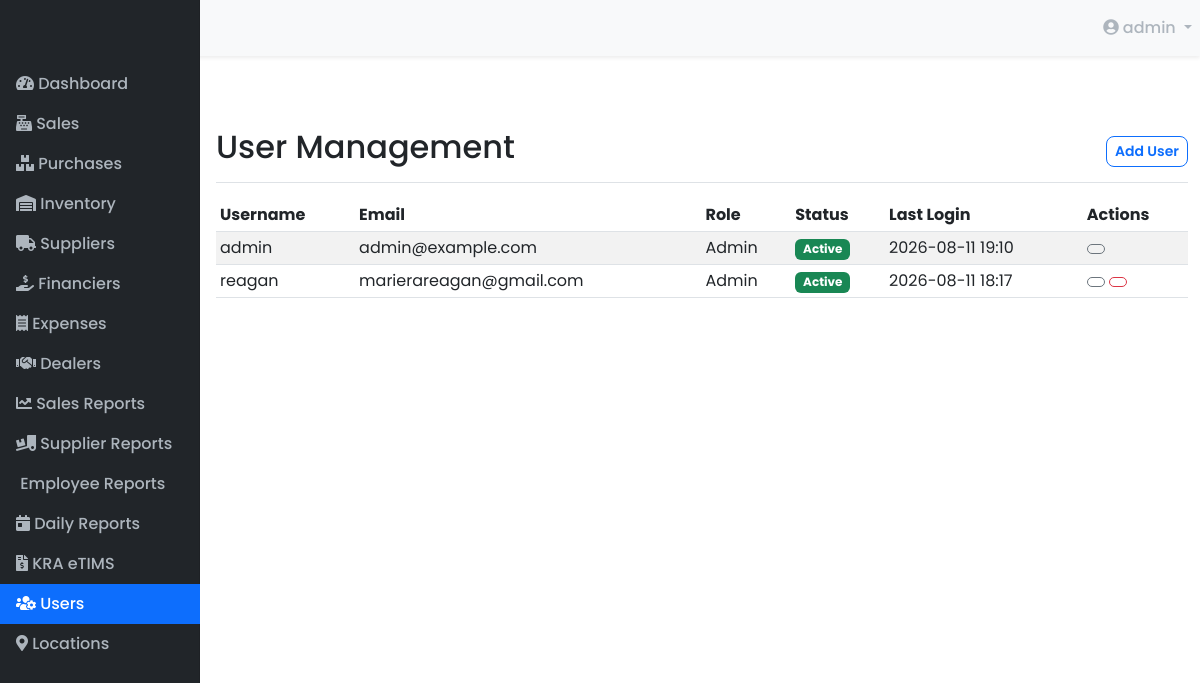
The app's page /admin/users (signed in), older data.
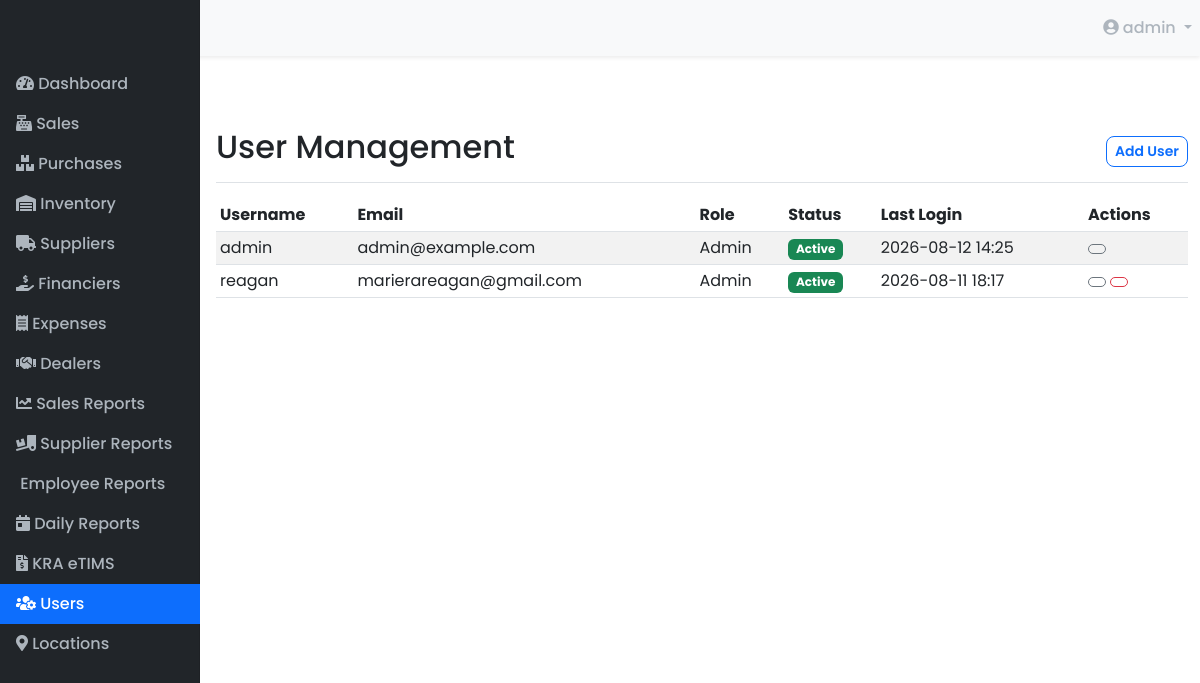
The same page, newer data.
### models.py (models this page shows, shortened)
class User(db.Model):
    __tablename__ = 'users'
    id = db.Column(db.Integer, primary_key=True)
    username = db.Column(db.String(50), unique=True, nullable=False)
    email = db.Column(db.String(100), unique=True, nullable=False)
    password_hash = db.Column(db.String(128), nullable=False)
    role = db.Column(db.String(20), default='cashier')  # cashier, manager, admin
    is_active = db.Column(db.Boolean, default=True)
    created_at = db.Column(db.DateTime, default=datetime.utcnow)
    last_login = db.Column(db.DateTime)
    location_id = db.Column(db.Integer, db.ForeignKey('locations.id'))
    location = db.relationship('Location', backref='users')

### app.py (the view)
@app.route('/admin/users')
@login_required(roles=['admin'])
def manage_users():
    users = User.query.order_by(User.username.asc()).all()
    locations = Location.query.all()
    return render_template('users.html', users=users, locations=locations)

### app.py (called while the page is built)
def login_required(roles=['cashier']):
    def decorator(f):
        from functools import wraps
        @wraps(f)
        def decorated_function(*args, **kwargs):
            if 'user_id' not in session:
                flash('You need to be logged in to access this page', 'danger')
                return redirect(url_for('login'))
            user = User.query.get(session['user_id'])
            if user is None:
                flash('User not found. Please log in again.', 'danger')
                return redirect(url_for('login'))
            if user.role not in roles and user.role != 'admin':
                flash('You do not have permission to access this page', 'danger')
                return redirect(url_for('dashboard'))
            return f(*args, **kwargs)
        return decorated_function
    return decorator

### templates/users.html (shortened to what this page needs)
{% extends "layouts/base.html" %}
{% block content %}
<div class="d-flex justify-content-between flex-wrap flex-md-nowrap align-items-center pt-3 pb-2 mb-3 border-bottom">
    <h1 class="h2">User Management</h1>
    <div class="btn-toolbar mb-2 mb-md-0">
        <button class="btn btn-sm btn-outline-primary" data-bs-toggle="modal" data-bs-target="#addUserModal">
             Add User
        </button>
    </div>
</div>
<div class="table-responsive">
    <table class="table table-striped table-sm">
        <thead>
            <tr>
                <th>Username</th>
                <th>Email</th>
                <th>Role</th>
                <th>Status</th>
                <th>Last Login</th>
                <th>Actions</th>
            </tr>
        </thead>
        <tbody>
            {% for user in users %}
            <tr>
                <td>{{ user.username }}</td>
                <td>{{ user.email }}</td>
                <td>{{ user.role|capitalize }}</td>
                <td>
                    {% if user.is_active %}
                    <span class="badge bg-success">Active</span>
                    {% else %}
                    <span class="badge bg-danger">Inactive</span>
                    {% endif %}
                </td>
                <td>
                    {% if user.last_login %}
                    {{ user.last_login.strftime('%Y-%m-%d %H:%M') }}
                    {% else %}
                    Never
                    {% endif %}
                </td>
                <td>
                    <button class="btn btn-sm btn-outline-secondary" title="Edit" data-bs-toggle="modal" data-bs-target="#editUserModal{{ user.id }}">
                    </button>
                    {% if user.id != session.user_id %}
                    <a href="{{ url_for('toggle_user_status', user_id=user.id) }}" class="btn btn-sm btn-outline-{{ 'danger' if user.is_active else 'success' }}" title="{{ 'Deactivate' if user.is_active else 'Activate' }}">
                    </a>
                    {% endif %}
                </td>
            </tr>
            {% endfor %}
        </tbody>
    </table>
</div>
{% endblock %}

### templates/layouts/base.html (shortened to what this page needs)
<!DOCTYPE html>
<html lang="en">
<head>
    <link href="https://cdn.jsdelivr.net/npm/bootstrap@5.3.0/dist/css/bootstrap.min.css" rel="stylesheet">
    <link rel="stylesheet" href="https://cdnjs.cloudflare.com/ajax/libs/font-awesome/5.15.4/css/all.min.css"/>
    <link rel="stylesheet" href="{{ url_for('static', filename='css/new_styles.css') }}">
</head>
<body>
    {% include 'partials/_navbar.html' %}
    <div class="container-fluid">
        <div class="row">
            {% if session.user_id %}
            <nav id="sidebarMenu" class="col-md-3 col-lg-2 d-md-block bg-dark sidebar collapse">
                <div class="position-sticky pt-3">
                    <ul class="nav flex-column">
                        <li class="nav-item">
                            <a class="nav-link {% if request.endpoint == 'dashboard' %}active{% endif %}" href="{{ url_for('dashboard') }}">
                                <i class="fas fa-tachometer-alt"></i> Dashboard
                            </a>
                        </li>
                        <li class="nav-item">
                            <a class="nav-link {% if request.endpoint == 'pos' %}active{% endif %}" href="{{ url_for('pos') }}">
                                <i class="fas fa-cash-register"></i> Sales
                            </a>
                        </li>
                        {% if session['role'] in ['admin', 'manager'] %}
                        <li class="nav-item">
                            <a class="nav-link {% if request.endpoint == 'products' %}active{% endif %}" href="{{ url_for('products') }}">
                                <i class="fas fa-boxes"></i> Purchases
                            </a>
                        </li>
                        {% endif %}
                        {% if session['role'] in ['admin', 'manager'] %}
                        <li class="nav-item">
                            <a class="nav-link {% if request.endpoint == 'inventory_management' %}active{% endif %}" href="{{ url_for('inventory_management') }}">
                                <i class="fas fa-warehouse"></i> Inventory
                            </a>
                        </li>
                        {% endif %}
                        {% if session['role'] in ['admin', 'manager'] %}
                        <li class="nav-item">
                            <a class="nav-link {% if request.endpoint == 'list_suppliers' %}active{% endif %}" href="{{ url_for('list_suppliers') }}">
                                <i class="fas fa-truck"></i> Suppliers
                            </a>
                        </li>
                        {% endif %}
                        {% if session['role'] in ['admin', 'manager'] %}
                        <li class="nav-item">
                            <a class="nav-link {% if request.endpoint == 'list_financiers' %}active{% endif %}" href="{{ url_for('list_financiers') }}">
                                <i class="fas fa-hand-holding-usd"></i> Financiers
                            </a>
                        </li>
                        {% endif %}
                        {% if session['role'] in ['manager', 'cashier','admin'] %}
                        <li class="nav-item">
                            <a class="nav-link {% if request.endpoint == 'list_expenses' %}active{% endif %}" href="{{ url_for('list_expenses') }}">
                                <i class="fas fa-receipt"></i> Expenses
                            </a>
                        </li>
                        {% endif %}
                        {% if session['role'] in ['manager', 'admin'] %}
                        <li class="nav-item">
                            <a class="nav-link {% if request.endpoint == 'list_dealers' %}active{% endif %}" href="{{ url_for('list_dealers') }}">
                                <i class="fas fa-handshake"></i> Dealers
                            </a>
                        </li>
                        {% endif %}
                        {% if session.role in ['manager', 'admin'] %}
                        <li class="nav-item">
                            <a class="nav-link {% if request.endpoint == 'sales_report' %}active{% endif %}" href="{{ url_for('sales_report') }}">
                                <i class="fas fa-chart-line"></i> Sales Reports
                            </a>
                        </li>
                        <li class="nav-item">
                            <a class="nav-link {% if request.endpoint == 'supplier_report' %}active{% endif %}" href="{{ url_for('supplier_report') }}">
                                <i class="fas fa-truck-loading"></i> Supplier Reports
                            </a>
                        </li>
                        <li class="nav-item">
                            <a class="nav-link {% if request.endpoint == 'employee_report' %}active{% endif %}" href="{{ url_for('employee_report') }}">
                                 Employee Reports
                            </a>
                        </li>
                        {% endif %}
                        {% if session.role in ['manager', 'admin', 'cashier'] %}
                        <li class="nav-item">
                            <a class="nav-link {% if request.endpoint == 'daily_report' %}active{% endif %}" href="{{ url_for('daily_report') }}">
                                <i class="fas fa-calendar-day"></i> Daily Reports
                            </a>
                        </li>
                        {% endif %}
                        {% if session.role in ['admin', 'manager'] %}
                        <li class="nav-item">
                            <a class="nav-link {% if request.endpoint == 'etims_settings' %}active{% endif %}" href="{{ url_for('etims_settings') }}">
                                <i class="fas fa-file-invoice-dollar"></i> KRA eTIMS
                            </a>
                        </li>
                        {% endif %}
                        {% if session.role == 'admin' %}
                        <li class="nav-item">
                            <a class="nav-link {% if request.endpoint == 'manage_users' %}active{% endif %}" href="{{ url_for('manage_users') }}">
                                <i class="fas fa-users-cog"></i> Users
                            </a>
                        </li>
                        <li class="nav-item">
                            <a class="nav-link {% if request.endpoint == 'manage_locations' %}active{% endif %}" href="{{ url_for('manage_locations') }}">
                                <i class="fas fa-map-marker-alt"></i> Locations
                            </a>
                        </li>
                        {% endif %}
                    </ul>
                </div>
            </nav>
            {% endif %}
            <main class="col-md-9 ms-sm-auto col-lg-10 px-md-4">
                {% block content %}{% endblock %}
            </main>
        </div>
    </div>
</body>
</html>

### templates/partials/_navbar.html (shortened to what this page needs)
<nav class="navbar navbar-expand-lg navbar-light bg-light">
    <div class="container-fluid">
        <a class="navbar-brand" href="{{ url_for('dashboard') }}">
        </a>
        <div class="collapse navbar-collapse" id="navbarNav">
            <ul class="navbar-nav ms-auto">
                {% if 'user_id' in session %}
                <li class="nav-item dropdown">
                    <a class="nav-link dropdown-toggle" href="#" id="navbarDropdown" role="button" data-bs-toggle="dropdown" aria-expanded="false">
                        <i class="fas fa-user-circle"></i> {{ session['username'] }}
                    </a>
                </li>
                {% else %}
                <li class="nav-item">
                    <a class="nav-link" href="{{ url_for('login') }}"><i class="fas fa-sign-in-alt"></i> Login</a>
                </li>
                {% endif %}
            </ul>
        </div>
    </div>
</nav>

### static/css/new_styles.css (style rules this page uses)
body { font-family: 'Poppins', sans-serif; background-color: #f0f2f5; }
.container-fluid { padding-left: 0; padding-right: 0; }
.sidebar { position: fixed; top: 0; bottom: 0; left: 0; z-index: 100; padding: 48px 0 0; box-shadow: inset -1px 0 0 rgba(0, 0, 0, .1); background-color: #1c2128; }
.nav-link { color: #adb5bd; font-weight: 500; }
.nav-link.active { color: #fff; background-color: #0d6efd; }
.navbar { background-color: #fff; box-shadow: 0 .125rem .25rem rgba(0,0,0,.075); }
main { padding-top: 56px; background-color: #fff; min-height: calc(100vh - 56px); }
.btn { border-radius: .5rem; font-weight: 600; }
.btn-outline-primary { color: #0d6efd; border-color: #0d6efd; }

Row changes from the older to the newer data that the page shows:
changed User "admin": last_login "2026-08-11 19:10" → "2026-08-12 14:25"
